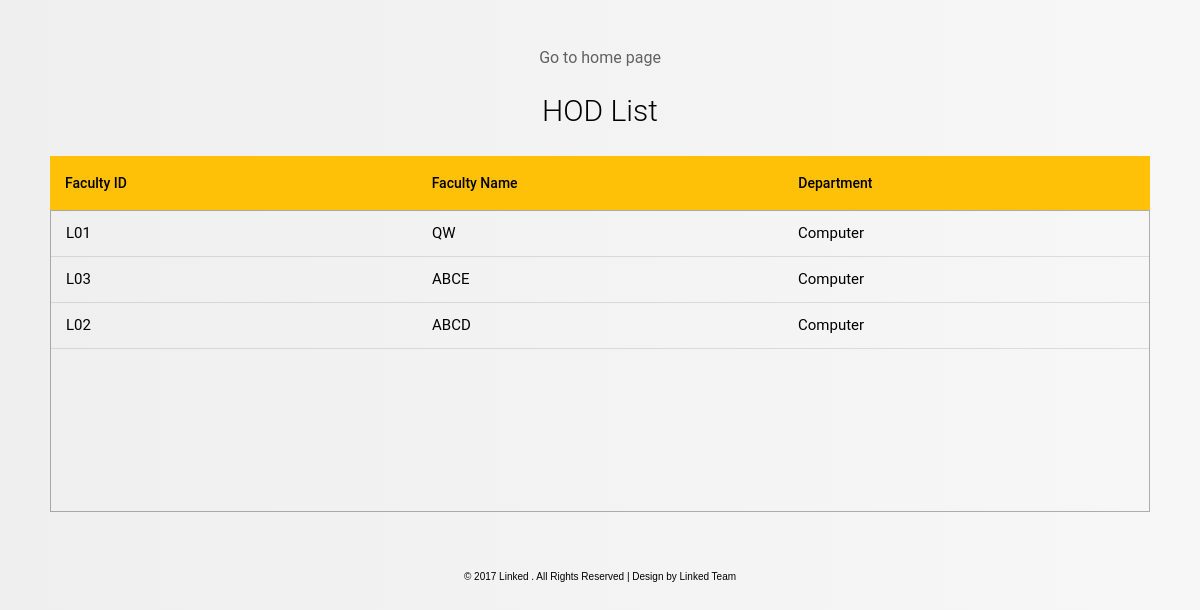
Page /disp/disp_hod.php (signed in) on the committed database.
### tables this page shows
CREATE TABLE IF NOT EXISTS `HOD` (
  `l_id` varchar(10) NOT NULL,
  `department` varchar(20) NOT NULL,
  PRIMARY KEY (`l_id`),
  UNIQUE KEY `department` (`department`)
);

CREATE TABLE IF NOT EXISTS `lecturer` (
  `l_id` varchar(10) NOT NULL,
  `l_name` varchar(30) NOT NULL,
  `dept` varchar(20) NOT NULL,
  `subj` varchar(30) DEFAULT NULL,
  `subj2` varchar(30) DEFAULT NULL,
  `subj3` varchar(30) DEFAULT NULL,
  `subj4` varchar(30) DEFAULT NULL,
  `subj5` varchar(30) DEFAULT NULL,
  `subj6` varchar(30) DEFAULT NULL,
  `exp` float unsigned NOT NULL,
  `salary` int(11) NOT NULL,
  PRIMARY KEY (`l_id`)
);

### disp/disp_hod.php (the view, shortened to what this page needs)
<!DOCTYPE html>
<html>
<head>
  <link rel="stylesheet" href="reset.min.css">
      <link rel="stylesheet" href="disp/css/style.css">
      <link rel="stylesheet" href="disp/css/style1.css">
      <link rel="stylesheet" href="disp/css/style_link.css">
</head>
<body>
  <section>
  <center><a href="../index.php" class="nav-item">Go to home page</a></center>
<?php
if(isset($_SESSION['utype']) && !empty($_SESSION['utype'])){
    echo "<h1 style='margin:30px'>HOD List</h1>";
    require('../p/linked_conn.php');
      if(@$_SESSION['utype'] == 'admin'){
        $query = "select * from HOD Inner join lecturer on lecturer.l_id = HOD.l_id";
      }
      echo"</table>
          <div class='tbl-header'>
        <table cellpadding='0' cellspacing='0' border='0'>
          <thead>
            <tr>
              <th>Faculty ID</th><th>Faculty Name</th><th>Department</th>
            </tr>
          </thead>
        </table>
      </div>
      <div class='tbl-content'>
        <table cellpadding='0' cellspacing='0' border='0'>
          <tbody>
      ";
      if(isset($query)){
        if($queryrun = $conn->query($query)){
          while ($data = $queryrun->fetch_assoc()){
            echo "<tr><td>".$data['l_id']."</td><td>".$data['l_name']."</td><td>".$data['dept']."</td>";
          }
        }else{
          echo "Mysql error -> ".mysqli_error($conn);
        }
      }else{
        echo "Query not set !";
      }
}else{
  echo "<center><h1 style='padding: 100px;'> Please Login First ! <br><br> You Will Be Redirected To Login Page After 3 Seconds.</h1></center>";
  header('Refresh:3; url= ../index.php ',303,false);
}
?>
        </table>
  </div>
</section>
<div class="made-with-love">
 <p> &copy; 2017 Linked . All Rights Reserved | Design by Linked Team</a></p>
</div>
</body>
</html>

### disp/disp/css/style.css (style rules this page uses)
h1 { font-size: 30px; color: #000; text-transform: initial; font-weight: 300; text-align: center; margin-bottom: 15px; }
table { width:100%; table-layout: fixed; }
.tbl-header { background-color: rgba(255,255,100,0.5); }
.tbl-content { height:300px; overflow-x:auto; margin-top: 0px; border: 1px solid rgba(000,000,000,0.3); }
th { padding: 20px 15px; text-align: left; font-weight: 500; font-size: 14px; color: #000; background-color: #ffc107; text-transform: initial; }
td { padding: 15px; text-align: left; vertical-align:middle; font-weight: 400; font-size: 15px; color: #000; border-bottom: solid 1px rgba(111,111,111,0.2); }
body { background: -webkit-linear-gradient(left, #25c481, #25b7c4); background: linear-gradient(to left, #f7f7f7, #efefef); font-family: 'Roboto', sans-serif; }
section { margin: 50px; }
.made-with-love { margin-top: 40px; padding: 10px; clear: left; text-align: center; font-size: 10px; font-family: arial; color: #000; }

### disp/disp/css/style1.css (style rules this page uses)
a.nav-item { text-decoration: none; }
.nav-item { color: #000000; opacity: 0.6; position: relative; -webkit-transition: opacity 0.2s ease-in-out 0s; -moz-transition: opacity 0.2s ease-in-out 0s; transition: opacity 0.2s ease-in-out 0s; }
.nav-item:before { content: ""; position: absolute; bottom: -2px; width: 100%; height: 2px; z-index: 10; background-color: #aca; -webkit-transform: scaleX(0); -moz-transform: scaleX(0); transform: scaleX(0); -webkit-transition: all 0.2s ease-in-out 0s; -moz-transition: all 0.2s ease-in-out 0s; transition: all 0.2s ease-in-out 0s; }

### disp/disp/css/style_link.css (style rules this page uses)
a.nav-item { text-decoration: none; }
.nav-item { color: #000000; opacity: 0.6; position: relative; -webkit-transition: opacity 0.2s ease-in-out 0s; -moz-transition: opacity 0.2s ease-in-out 0s; transition: opacity 0.2s ease-in-out 0s; }
.nav-item:before { content: ""; position: absolute; bottom: -2px; width: 100%; height: 2px; z-index: 10; background-color: #aca; -webkit-transform: scaleX(0); -moz-transform: scaleX(0); transform: scaleX(0); -webkit-transition: all 0.2s ease-in-out 0s; -moz-transition: all 0.2s ease-in-out 0s; transition: all 0.2s ease-in-out 0s; }

### rows in the picture
hod: lecturer.l_id "L01", lecturer.l_name "QW", lecturer.dept "Computer"
hod: lecturer.l_id "L03", lecturer.l_name "ABCE", lecturer.dept "Computer"
hod: lecturer.l_id "L02", lecturer.l_name "ABCD", lecturer.dept "Computer"
